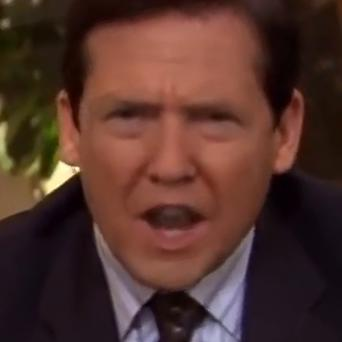
#> input picture deepfake_algo/deepfake_engine/benchmark_data/deepfake/df00204.jpg, 342 x 342 px
$ python -i face_detector.py   (imports and definitions only)
#> lines starting #> are read from the running program, lines starting #| are printed output that depends on the picture
#> further down, picture is the input picture: shape (342, 342, 3); mean B, G, R 44.3, 51.5, 82.8
"""
Face Detection and Extraction Module
Uses OpenCV Cascade and DNN Face Detectors to isolate facial regions.
"""

import os
import cv2
import numpy as np
from typing import List, Tuple, Optional


class FaceDetector:
    """
    Robust face detection pipeline isolating faces with margin padding.
    """

    def __init__(self, min_face_size: Tuple[int, int] = (60, 60)):
        self.min_face_size = min_face_size

        # Load Haar Cascade
        cascade_path = os.path.join(cv2.data.haarcascades, "haarcascade_frontalface_default.xml")
        self.cascade = cv2.CascadeClassifier(cascade_path)

    def detect_faces(self, image_bgr: np.ndarray) -> List[Tuple[int, int, int, int]]:
        """
        Detect faces in image.
        Returns list of bounding boxes: (x, y, w, h)
        """
        gray = cv2.cvtColor(image_bgr, cv2.COLOR_BGR2GRAY)
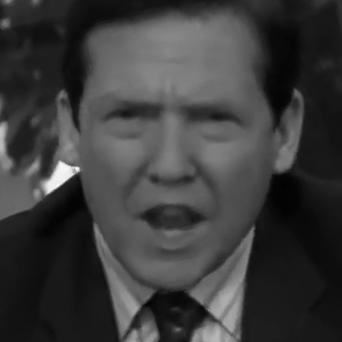
#> gray: shape (342, 342); min 2, max 249, mean 60
        gray = cv2.equalizeHist(gray)
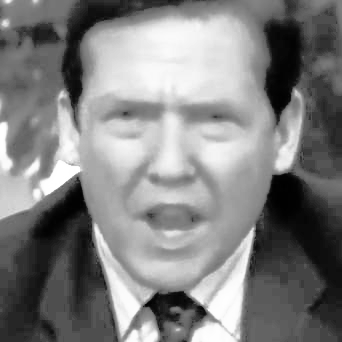
#> gray: shape (342, 342); min 0, max 255, mean 129

        faces = self.cascade.detectMultiScale(
            gray,
            scaleFactor=1.1,
            minNeighbors=5,
            minSize=self.min_face_size,
            flags=cv2.CASCADE_SCALE_IMAGE
        )
#> faces = [[58, 30, 230, 230]]

        # If no face found with default cascade, fallback to whole image center crop or lenient detection
        if len(faces) == 0:
            h, w = image_bgr.shape[:2]
            # Assume portrait center crop if image is vertical
            margin_x = int(w * 0.15)
            margin_y = int(h * 0.10)
            crop_w = int(w * 0.70)
            crop_h = int(h * 0.80)
            return [(margin_x, margin_y, crop_w, crop_h)]

        return [tuple(f) for f in faces]

    def extract_face(
        self,
        image_bgr: np.ndarray,
        bbox: Tuple[int, int, int, int],
        target_size: Tuple[int, int] = (256, 256),
        padding_ratio: float = 0.35
    ) -> Tuple[np.ndarray, Tuple[int, int, int, int]]:
        """
        Extracts face with padding and resizes to target_size.
        Returns (cropped_face, padded_bbox)
        """
        x, y, w, h = bbox
        img_h, img_w = image_bgr.shape[:2]

        # Add padding
        pad_w = int(w * padding_ratio)
        pad_h = int(h * padding_ratio)

        x1 = max(0, x - pad_w)
        y1 = max(0, y - pad_h)
        x2 = min(img_w, x + w + pad_w)
        y2 = min(img_h, y + h + pad_h)

        face_crop = image_bgr[y1:y2, x1:x2]
        resized = cv2.resize(face_crop, target_size, interpolation=cv2.INTER_AREA)

        return resized, (x1, y1, x2 - x1, y2 - y1)

>>> import cv2
>>> picture = cv2.imread('benchmark_data/deepfake/df00204.jpg')
>>> result = FaceDetector().detect_faces(picture)
#> result = [(58, 30, 230, 230)]
